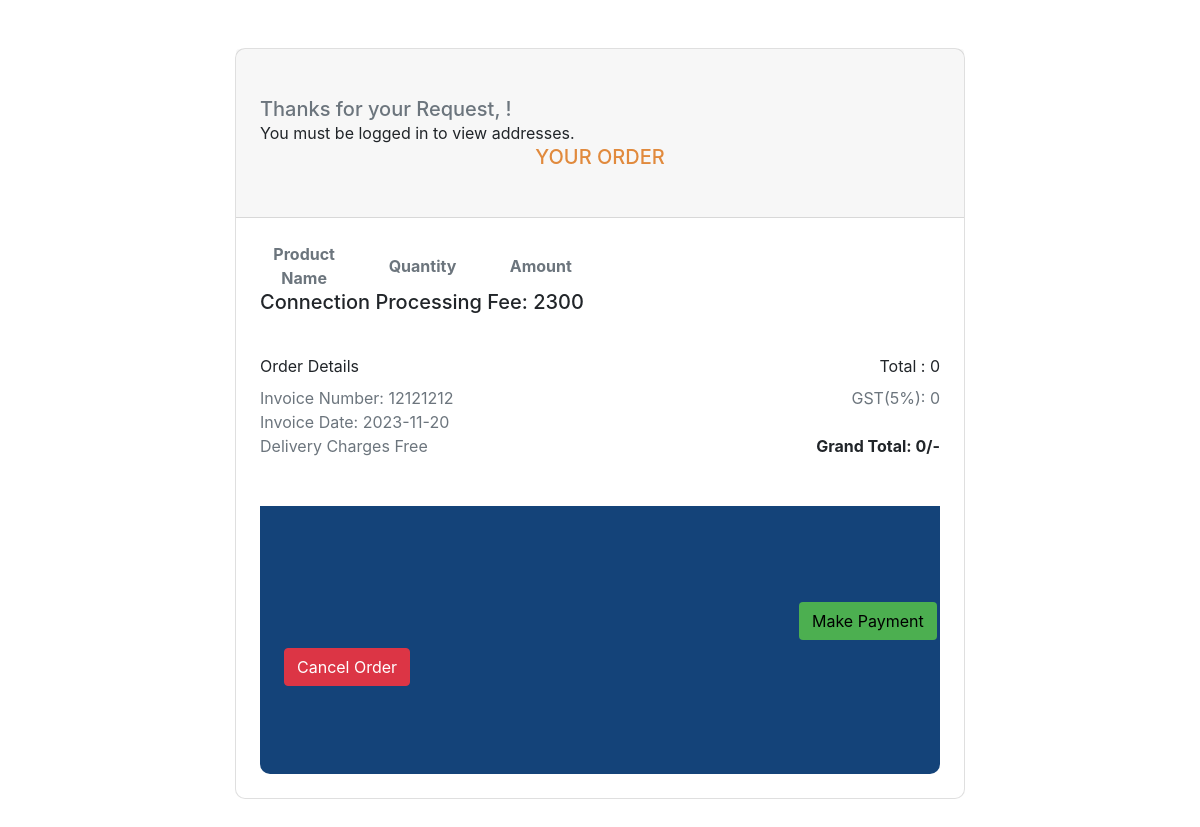
The app's page /bill.php, older data.
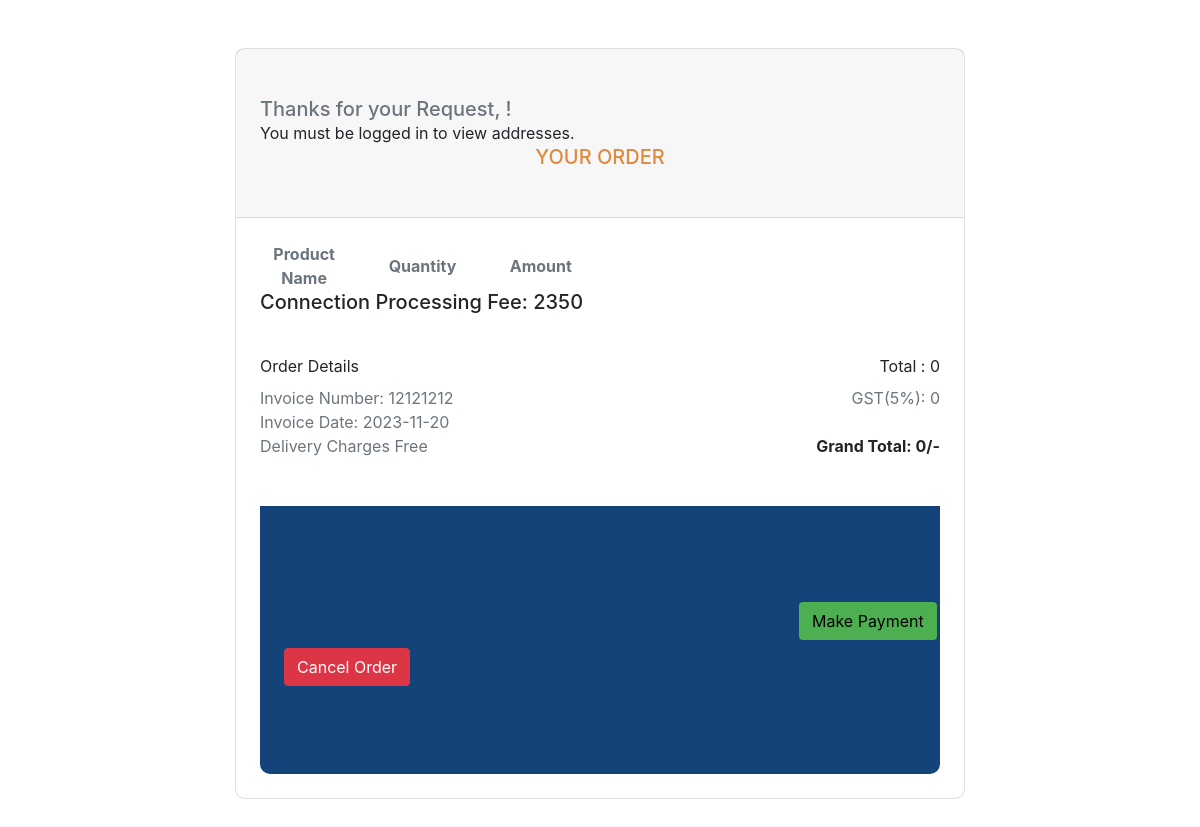
The same page, newer data.
### tables this page shows
CREATE TABLE `cylinder` (
  `cylinderid` int(50) NOT NULL,
  `cylinder_name` varchar(255) NOT NULL,
  `quantity` int(11) NOT NULL,
  `date` timestamp NOT NULL DEFAULT current_timestamp() ON UPDATE current_timestamp(),
  `image` varchar(255) NOT NULL,
  `c_price` int(11) NOT NULL,
  `conn_amount` int(11) NOT NULL
);

### bill.php (the view, shortened to what this page needs)
<?php
include_once('connection.php');
$tot_pro_price = 0;
$today = date("Y-m-d");
?>
<!DOCTYPE html>
<html lang="en">
<head>
    <link rel="stylesheet" href="https://maxcdn.bootstrapcdn.com/bootstrap/4.0.0/css/bootstrap.min.css">
</head>
<body>
    <section>
        <div class="container py-5 h-100">
            <div class="row d-flex justify-content-center align-items-center h-100">
                <div class="col-lg-10 col-xl-8">
                    <div class="card" style="border-radius: 10px;">
                        <div class="card-header px-4 py-5">
                            <h5 class="text-muted mb-0">Thanks for your Request, <span style="color: #e18a3d;"><?php echo $_SESSION['customername']; ?></span>!</h5>
                            <?php
if (isset($_SESSION["customerid"])) {
    $custid = $_SESSION["customerid"];
    $sql = "SELECT * FROM tbl_address WHERE c_id = '$custid'";
    $result = mysqli_query($conn, $sql);
    if ($result) {
        if (mysqli_num_rows($result) > 0) {
            echo "";
            echo "<ul>";
            while ($row = mysqli_fetch_assoc($result)) {
                echo"<b>Delivery Address</b>";
                echo "<li>";
                echo "Full Name: " . $row['address_fullname'] . "<br>";
                echo "Address Line: " . $row['address_line'] . "<br>";
                echo "City: " . $row['address_city'] . "<br>";
                echo "State: " . $row['address_state'] . "<br>";
                echo "Postal Code: " . $row['address_postalcode'] . "<br>";
                echo "Country: " . $row['address_country'] . "<br>";
                echo "Phone: " . $row['address_phone'] . "<br>";
                echo "</li>";
            }
            echo "</ul>";
        } else {
            echo "No addresses found for this customer.";?>
            </div>
            </div>
            <h5 class="card-title text-center">
            </h5>
       <?php }
    } else {
        echo "Error: " . mysqli_error($conn);
    }
} else {
    echo "You must be logged in to view addresses.";
}
?>
                            <div class="text-center">
                                <h5 class="text-muted mb-0"><span style="color: #e18a3d;">YOUR ORDER</span></h5>
                            </div>
                        </div>
                        <div class="card-body p-4">
                            <div class="row">
                                <div class="col-md-2 text-center d-flex justify-content-center align-items-center">
                                    <p class="text-muted mb-0"><strong>Product Name</strong></p>
                                </div>
                                <div class="col-md-2 text-center d-flex justify-content-center align-items-center">
                                    <p class="text-muted mb-0"><strong>Quantity</strong></p>
                                </div>
                                <div class="col-md-2 text-center d-flex justify-content-center align-items-center">
                                    <p class="text-muted mb-0"><strong>Amount</strong></p>
                                </div>
                            </div>
                            <?php
                            $sqlconnprice = "select * from cylinder";
                            $rsltconnprice = mysqli_query($conn, $sqlconnprice);
                            $row1 = mysqli_fetch_array($rsltconnprice);
                            $sqlno="select no_of_cylinder from connection where c_id='".$custid."'";
                            $rsltno=mysqli_query($conn,$sqlno);
                            $row=mysqli_fetch_array($rsltno);
                            $num=$row['no_of_cylinder'];
                            $connprice = $row1['conn_amount']*$num;
                            $totalamount = $tot_pro_price + $connprice;
                            ?>
                            <div class="d-flex justify-content-between align-items-center mb-4">
                                <h5>Connection Processing Fee: <?php echo $row1['conn_amount']; ?></h5>
                            </div>
                            <div class="d-flex justify-content-between pt-2">
                                <p class="fw-bold mb-0">Order Details</p>
                                <p class=" mb-0"><span class="fw-bold me-4">Total :</span> <?php echo $totalamount ?></p>
                              </div>
                            <?php
                            $gst = $totalamount * 5 / 100;
                            $grandtotal = $totalamount + $gst;
                            ?>
                            <div class="d-flex justify-content-between pt-2">
                                <p class="text-muted mb-0">Invoice Number: 12121212</p>
                                <p class="text-muted mb-0">GST(5%): <?php echo $gst; ?></p>
                            </div>
                            <div class="d-flex justify-content-between">
                                <p class="text-muted mb-0">Invoice Date: <?php echo $today; ?></p>
                            </div>
                            <div class="d-flex justify-content-between mb-5">
                                <p class="text-muted mb-0"><span class="fw-bold me-4">Delivery Charges</span> Free</p>
                                <p class=" mb-0"><strong>Grand Total: <?php echo $grandtotal; ?>/-</strong></p>
                            </div>
                            <div class="card-footer border-0 px-4 py-5"
                                style="background-color: #144379; border-bottom-left-radius: 10px; border-bottom-right-radius: 10px;">
                                <div class="container py-5">
                                    <a href="payment.php">
                                        <button type="button" class="btn btn-primary1" data-toggle="modal" data-target="#paymentModal">
                                            Make Payment
                                        </button>
                                    </a>
                                </div>
                                <div class="d-flex justify-content-between">
                                    <form action="bill1.php" method="post">
                                        <button type="submit" class="btn btn-danger">
                                            Cancel Order
                                        </button>
                                    </form>
                                </div>
                            </div>
                        </div>
                    </div>
                </div>
            </div>
        </div>
    </section>
</body>
</html>

### bill.php (style rules this page uses)
.card { background-color: rgba(255, 255, 255, 0.8); backdrop-filter: blur(1px); width: 100%; border-radius: 10px; }
.text-center { text-align: center; }
.btn-primary1 { background-color: #4CAF50; position: relative; left: 500px; }
.btn-danger { position: relative; bottom: 40px; }

Row changes from the older to the newer data that the page shows:
changed cylinder: conn_amount "2300" → "2350"
